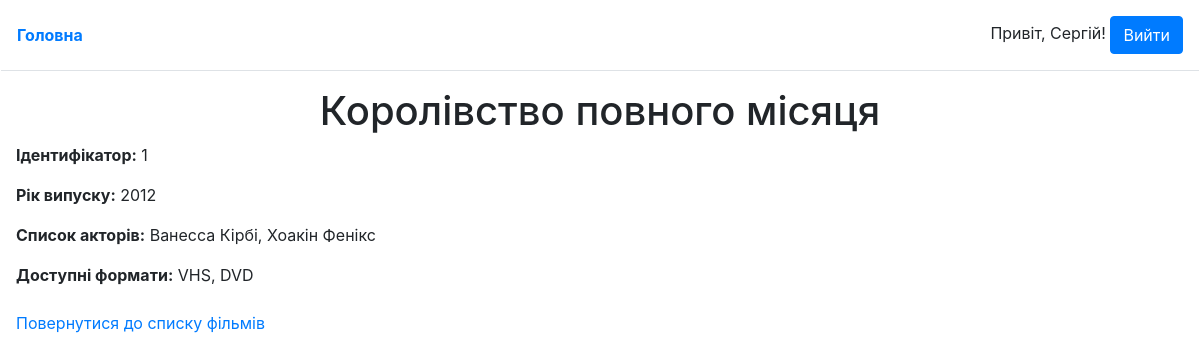
Screenshot of /film/show/1 (signed in) with the database file from the repository.
### tables this page shows
CREATE TABLE `films` (
  `id` int NOT NULL AUTO_INCREMENT,
  `title` varchar(100) NOT NULL,
  `year` year NOT NULL,
  PRIMARY KEY (`id`)
);

### core/View.php (called while the page is built, shortened)
<?php
	class View {
		public function render(Page $page) {
			return $this->renderLayout($page, $this->renderView($page));
		}
		private function renderLayout(Page $page, $content) {
			$layoutPath = $_SERVER['DOCUMENT_ROOT'] . "/project/layouts/{$page->layout}.php";
			if (file_exists($layoutPath)) {
				return ob_get_clean();
			} else {
				header("HTTP/1.0 500 Internal Server Error");
				echo "Internal Server Error";
				die();
			}
		}
		private function renderView(Page $page) {
			if ($page->view) {
				$viewPath = $_SERVER['DOCUMENT_ROOT'] . "/project/views/{$page->view}.php";
				if (file_exists($viewPath)) {
						$data = $page->data;
						extract($data);
						include $viewPath;
					return ob_get_clean();
				} else {
					header("HTTP/1.0 500 Internal Server Error");
					echo "Internal Server Error";
					die();
				}
			}
		}
	}

### index.php (called while the page is built, shortened)
<?php
	$routes = require $_SERVER['DOCUMENT_ROOT'] . '/project/config/routes.php';
	try {
		$track = (new Router)->getTrack($routes, $_SERVER['REQUEST_URI']);
		(new $track->controller)->{$track->action}($track->params);
	} catch (\Exception $error) {
		header("HTTP/1.0 500 Internal Server Error");
		(new ErrorController)->internalError();
	}

### project/models/Film.php (called while the page is built, shortened)
<?php
	class Film extends Model {
		public function getById($id) {
            $sql = "
					SELECT
						f.*,
						GROUP_CONCAT(DISTINCT CONCAT(a.firstname, ' ', a.lastname) SEPARATOR ', ') AS actors,
						GROUP_CONCAT(DISTINCT fr.name SEPARATOR ', ') AS formats
					FROM films AS f
					JOIN films_actors AS fa ON fa.film_id = f.id
					JOIN actors AS a ON a.id = fa.actor_id
					JOIN films_formats AS ff ON ff.film_id = f.id
					JOIN formats AS fr ON fr.id = ff.format_id
					WHERE f.id = :id
					GROUP BY f.id;
			";
			$stmt = self::$db_connection->prepare($sql);
			$stmt->execute([':id' => $id]);
			return $stmt->fetchAll(\PDO::FETCH_ASSOC);
        }
	}

### core/Model.php (called while the page is built, shortened)
<?php
	class Model {
		protected static $db_connection;
		public function __construct() {
			if (!self::$db_connection) {
				$host = DB_HOST;
				$dbName = DB_NAME;
				self::$db_connection = new \PDO("mysql:host=$host;dbname=$dbName", DB_USER, DB_PASS);
			}
		}
	}

### project/views/film/showById.php (the view)
<h1 class="text-center"><?= $film['title']; ?></h1>
<p><span class="font-weight-bold">Ідентифікатор:</span> <?= $film['id']; ?></p>
<p><span class="font-weight-bold">Рік випуску:</span> <?= $film['year']; ?></p>
<p><span class="font-weight-bold">Список акторів:</span> <?= $film['actors']; ?></p>
<p><span class="font-weight-bold">Доступні формати:</span> <?= $film['formats']; ?></p>
<div class="mt-4">
    <a href="/">Повернутися до списку фільмів</a>
</div>

### rows the page displays
films: title "Королівство повного місяця", id "1", year "2012"

### other values shown
$_SESSION['user_data']['name'] "Сергій"
$film['actors'] "Ванесса Кірбі, Хоакін Фенікс"
$film['formats'] "VHS, DVD"
